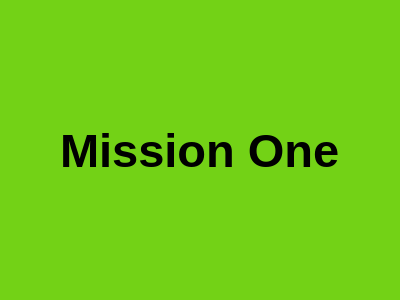
<?xml version="1.0" encoding="UTF-8"?>
<ui version="4.0">
 <class>MainWindow</class>
 <widget class="QMainWindow" name="MainWindow">
  <property name="geometry">
   <rect>
    <x>0</x>
    <y>0</y>
    <width>400</width>
    <height>300</height>
   </rect>
  </property>
  <property name="font">
   <font>
    <family>Tlwg Typist</family>
    <weight>75</weight>
    <bold>true</bold>
   </font>
  </property>
  <property name="windowTitle">
   <string>pllug-cppqt-mission1</string>
  </property>
  <property name="autoFillBackground">
   <bool>false</bool>
  </property>
  <widget class="QWidget" name="centralWidget">
   <property name="palette">
    <palette>
     <active>
      <colorrole role="Base">
       <brush brushstyle="SolidPattern">
        <color alpha="255">
         <red>115</red>
         <green>210</green>
         <blue>22</blue>
        </color>
       </brush>
      </colorrole>
     </active>
     <inactive>
      <colorrole role="Base">
       <brush brushstyle="SolidPattern">
        <color alpha="255">
         <red>115</red>
         <green>210</green>
         <blue>22</blue>
        </color>
       </brush>
      </colorrole>
     </inactive>
     <disabled>
      <colorrole role="Base">
       <brush brushstyle="SolidPattern">
        <color alpha="255">
         <red>68</red>
         <green>68</green>
         <blue>68</blue>
        </color>
       </brush>
      </colorrole>
     </disabled>
    </palette>
   </property>
   <property name="font">
    <font>
     <family>LKLUG</family>
     <weight>75</weight>
     <bold>true</bold>
    </font>
   </property>
   <widget class="QGraphicsView" name="graphicsView">
    <property name="geometry">
     <rect>
      <x>-10</x>
      <y>-10</y>
      <width>411</width>
      <height>391</height>
     </rect>
    </property>
    <property name="palette">
     <palette>
      <active>
       <colorrole role="Text">
        <brush brushstyle="SolidPattern">
         <color alpha="255">
          <red>0</red>
          <green>0</green>
          <blue>0</blue>
         </color>
        </brush>
       </colorrole>
       <colorrole role="BrightText">
        <brush brushstyle="SolidPattern">
         <color alpha="255">
          <red>0</red>
          <green>0</green>
          <blue>0</blue>
         </color>
        </brush>
       </colorrole>
      </active>
      <inactive>
       <colorrole role="Text">
        <brush brushstyle="SolidPattern">
         <color alpha="255">
          <red>0</red>
          <green>0</green>
          <blue>0</blue>
         </color>
        </brush>
       </colorrole>
       <colorrole role="BrightText">
        <brush brushstyle="SolidPattern">
         <color alpha="255">
          <red>0</red>
          <green>0</green>
          <blue>0</blue>
         </color>
        </brush>
       </colorrole>
      </inactive>
      <disabled>
       <colorrole role="Text">
        <brush brushstyle="SolidPattern">
         <color alpha="96">
          <red>164</red>
          <green>166</green>
          <blue>168</blue>
         </color>
        </brush>
       </colorrole>
       <colorrole role="BrightText">
        <brush brushstyle="SolidPattern">
         <color alpha="255">
          <red>0</red>
          <green>0</green>
          <blue>0</blue>
         </color>
        </brush>
       </colorrole>
      </disabled>
     </palette>
    </property>
   </widget>
   <widget class="QLabel" name="label">
    <property name="geometry">
     <rect>
      <x>60</x>
      <y>120</y>
      <width>301</width>
      <height>61</height>
     </rect>
    </property>
    <property name="palette">
     <palette>
      <active>
       <colorrole role="WindowText">
        <brush brushstyle="SolidPattern">
         <color alpha="255">
          <red>0</red>
          <green>0</green>
          <blue>0</blue>
         </color>
        </brush>
       </colorrole>
       <colorrole role="Text">
        <brush brushstyle="SolidPattern">
         <color alpha="255">
          <red>0</red>
          <green>0</green>
          <blue>0</blue>
         </color>
        </brush>
       </colorrole>
      </active>
      <inactive>
       <colorrole role="WindowText">
        <brush brushstyle="SolidPattern">
         <color alpha="255">
          <red>0</red>
          <green>0</green>
          <blue>0</blue>
         </color>
        </brush>
       </colorrole>
       <colorrole role="Text">
        <brush brushstyle="SolidPattern">
         <color alpha="255">
          <red>0</red>
          <green>0</green>
          <blue>0</blue>
         </color>
        </brush>
       </colorrole>
      </inactive>
      <disabled>
       <colorrole role="WindowText">
        <brush brushstyle="SolidPattern">
         <color alpha="96">
          <red>164</red>
          <green>166</green>
          <blue>168</blue>
         </color>
        </brush>
       </colorrole>
       <colorrole role="Text">
        <brush brushstyle="SolidPattern">
         <color alpha="96">
          <red>164</red>
          <green>166</green>
          <blue>168</blue>
         </color>
        </brush>
       </colorrole>
      </disabled>
     </palette>
    </property>
    <property name="font">
     <font>
      <family>Liberation Sans</family>
      <pointsize>35</pointsize>
     </font>
    </property>
    <property name="text">
     <string>Mission One</string>
    </property>
   </widget>
  </widget>
 </widget>
 <layoutdefault spacing="6" margin="11"/>
 <resources/>
 <connections/>
</ui>
